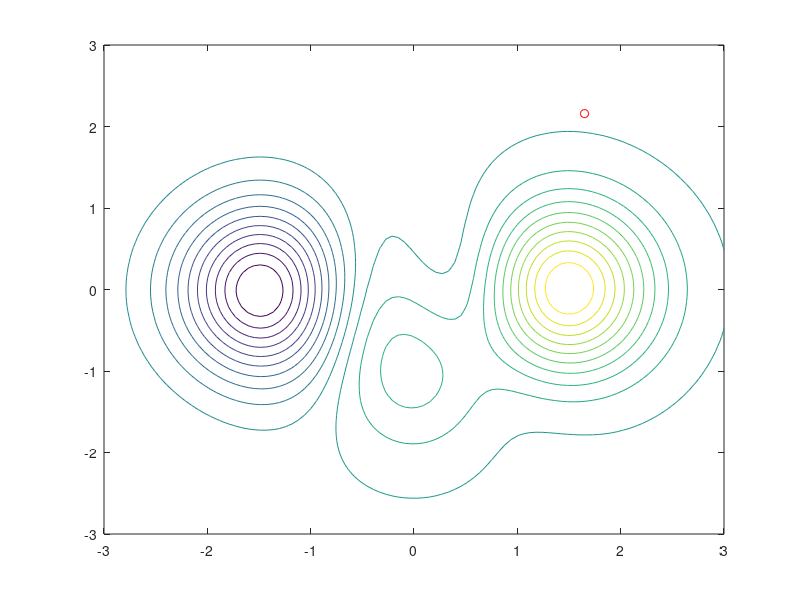

MATLAB code for this plot:
% Function Definition

a = 3;
b = 10;

% f1xy = @(x, y)	a.*(1-x.^2).*exp(-x.^2 - (1 + y).^2);
% f2xy = @(x, y)	-b.*(x./5 - x.^3 - x.^5).*exp(-x.^2 - y.^2);
% f3xy = @(x, y)	(-1/3)*exp(-(x + 1).^2 - y.^2);

% ftxy = f1xy(x, y) + f2xy(x, y) + f3xy(x, y);

% xy_max = [3 3];
% xy_min = [-3 -3];

% Definition and Limits

ftxy = @(x, y)	a.*(1-x.^2).*exp(-x.^2 - (1 + y).^2) -b.*(x./5 - x.^3 - x.^5).*exp(-x.^2 - y.^2) + (-1/3)*exp(-(x + 1).^2 - y.^2);

x = linspace(-3, 3, 100);
y = linspace(-3, 3, 100);

% Rectangular Grid

[X, Y] = meshgrid(x, y);

ftXY = ftxy(X, Y);

contour(X, Y, ftXY, 20)

% Random Coordenates

rx = (rand - 0.5)*2*3;
ry = (rand - 0.5)*2*3;

% Graph

hold on
plot(rx, ry, 'ro')

hold off
